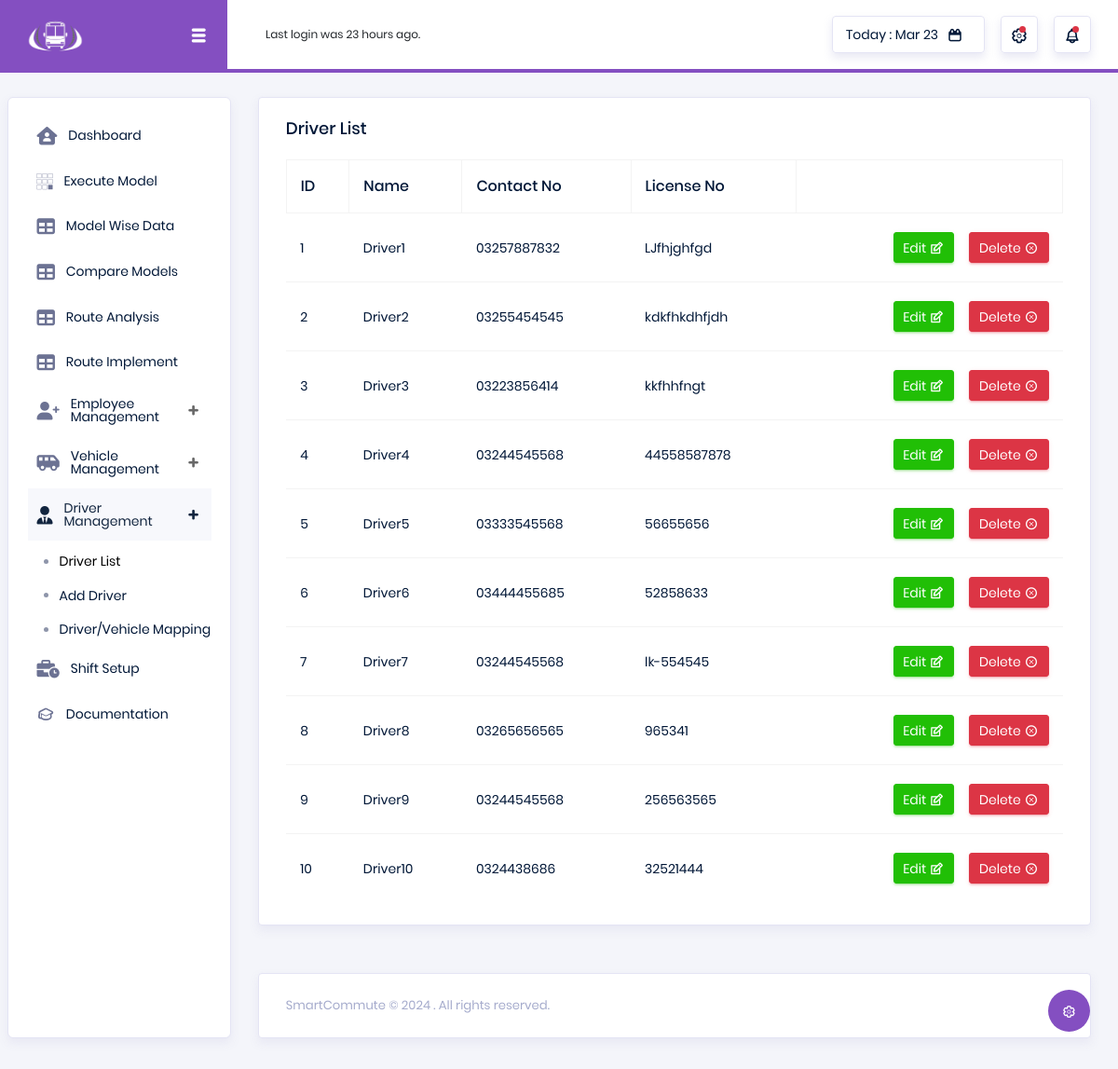
Screenshot of /users/driver_list with the database file from the repository.
### users/models.py (models this page shows, shortened)
class Driver(models.Model):
    name = models.CharField(max_length=100)
    contact_number = models.CharField(max_length=15)
    license_number = models.CharField(max_length=50, unique=True)
    address = models.TextField(blank=True, null=True)
    date_of_birth = models.DateField(blank=True, null=True)
    hire_date = models.DateField()
    status = models.CharField(max_length=30, choices=[('active', 'Active'), ('inactive', 'Inactive')], default='active')

### users/views.py (the view)
# urls.py: path('driver_list', driver_list, name='driver_list'),
def driver_list(request):
    drivers = Driver.objects.all()
    return render(request, 'users/driver_list.html', {'drivers': drivers})

### users/templates/users/driver_list.html (shortened to what this page needs)
{% extends "users/dashboard.html" %}
{% load static %}
{% block content %}
<div class="content-wrapper">
    <div class="row">
        <div class="col-12 grid-margin">
            <div class="card">
                <div class="card-body">
                    <form method="POST" id="emp_form">
                    <h2 class="card-title"> Driver List </h2>
                          <div class="table-responsive">
                    <table class="table table-hover ">
                        <thead>
                        <tr class="table-bordered">
                            <th class="ml-5">ID</th>
                            <th>Name</th>
                            <th>Contact No</th>
                            <th>License No</th>
                            <th></th>
                        </tr>
                        </thead>
                        <tbody>
                        {% for driver in drivers %}
                        <tr>
                            <td>{{driver.id}}</td>
                            <td>{{driver.name}}</td>
                            <td>{{driver.contact_number}}</td>
                            <td>{{driver.license_number}}</td>
                           <td>
    <div class="d-flex justify-content-end align-items-center">
        <button name="edit_emp" id="edit_emp" class="btn btn-success btn-sm btn-icon-text mr-3">
            Edit
            <i class="typcn typcn-edit btn-icon-append"></i>
        </button>
        <button type="button" class="btn btn-danger btn-sm btn-icon-text">
            Delete
            <i class="typcn typcn-delete-outline btn-icon-append"></i>
        </button>
    </div>
</td>
                        </tr>
                        {% endfor %}
                        </tbody>
                    </table>
                          </div>
                    </form>
                </div>
            </div>
        </div>
    </div>
</div>
{% endblock %}

### rows the page displays
Driver: id "1", name "Driver1", contact_number "03257887832", license_number "LJfhjghfgd"
Driver: id "2", name "Driver2", contact_number "03255454545", license_number "kdkfhkdhfjdh"
Driver: id "3", name "Driver3", contact_number "03223856414", license_number "kkfhhfngt"
Driver: id "4", name "Driver4", contact_number "03244545568", license_number "44558587878"
Driver: id "5", name "Driver5", contact_number "03333545568", license_number "56655656"
Driver: id "6", name "Driver6", contact_number "03444455685", license_number "52858633"
Driver: id "7", name "Driver7", contact_number "03244545568", license_number "lk-554545"
Driver: id "8", name "Driver8", contact_number "03265656565", license_number "965341"
Driver: id "9", name "Driver9", contact_number "03244545568", license_number "256563565"
Driver: id "10", name "Driver10", contact_number "0324438686", license_number "32521444"
